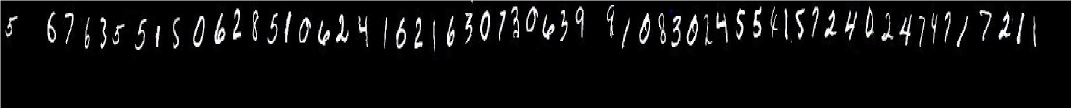
#> input picture genericki projekat 1/images/ulazni_set.jpg, 2144 x 216 px (shown at 1/2 size)
$ jupyter execute --allow-errors Untitled.ipynb   (shell and % lines are left out)   (Python 2 division)   (older library calls are emulated)
#> lines starting #> are read from the running program, lines starting #| are printed output that depends on the picture; after the words box and inside, x2 and y2 are one past the last pixel; in counts of white or black regions, pixels touching at a corner belong together; pictures that were not available may be replaced by others from this repository, and a replacement may not be noted
[cell 1]
#import potrebnih biblioteka
import cv2
import numpy as np
import matplotlib.pyplot as plt
import collections

# keras
from keras.models import Sequential
from keras.layers.core import Dense,Activation
from keras.optimizers import SGD

import argparse
import glob

import matplotlib.pylab as pylab
pylab.rcParams['figure.figsize'] = 16, 12

[cell 2]
def load_image(path):
    return cv2.cvtColor(cv2.imread(path), cv2.COLOR_BGR2RGB)
def image_gray(image):
    return cv2.cvtColor(image, cv2.COLOR_RGB2GRAY)
def image_bin(image_gs):
    height, width = image_gs.shape[0:2]
    image_binary = np.ndarray((height, width), dtype=np.uint8)
    ret,image_bin = cv2.threshold(image_gs, 127, 255, cv2.THRESH_BINARY)
    return image_bin
def invert(image):
    return 255-image
def display_image(image, color= False):
    if color:
        plt.imshow(image)
    else:
        plt.imshow(image, 'gray')
def dilate(image):
    kernel = np.ones((2,2)) # strukturni element 3x3 blok
    return cv2.dilate(image, kernel, iterations=1)
def erode(image):
    kernel = np.ones((2,2)) # strukturni element 3x3 blok
    return cv2.erode(image, kernel, iterations=1)
def remove_noise(binary_image):
    ret_val = erode(dilate(binary_image))
    ret_val = invert(ret_val)
    return ret_val
flag_video = False

[cell 3]
def resize_region(region):
    '''Transformisati selektovani region na sliku dimenzija 28x28'''
    return cv2.resize(region,(28,28), interpolation = cv2.INTER_NEAREST)

[cell 4]
def select_roi(image_orig, image_bin):
    '''Oznaciti regione od interesa na originalnoj slici. (ROI = regions of interest)
        Za svaki region napraviti posebnu sliku dimenzija 28 x 28.
        Za označavanje regiona koristiti metodu cv2.boundingRect(contour).
        Kao povratnu vrednost vratiti originalnu sliku na kojoj su obeleženi regioni
        i niz slika koje predstavljaju regione sortirane po rastućoj vrednosti x ose
        edges = auto_canny(image_orig.copy())
        display_image(edges)
        minLineLength = 1000
        maxLineGap = 10
        lines = cv2.HoughLinesP(edges,1,np.pi/180,100,minLineLength,maxLineGap)
        print lines
        for x1,y1,x2,y2 in lines[0]:
            cv2.line(image_orig,(x1,y1),(x2,y2),(0,0,255),2)

    '''
    remove_conts = []
    lx = []
    ly = []
    ok_cont = []
    img, contours, hierarchy = cv2.findContours(image_bin.copy(), cv2.RETR_LIST, cv2.CHAIN_APPROX_SIMPLE)
    sorted_regions = [] # lista sortiranih regiona po x osi (sa leva na desno)
    regions_dic = {}
    for i,con1 in enumerate(contours):
        a,b,c,d = cv2.boundingRect(con1)
        for j,con2 in enumerate(contours):
            if i != j:
                x,y,w,h = cv2.boundingRect(con2)
                if a <= x and a >= x+w:
                    remove_conts.append(i)
    if flag_video:
        for i,c in  enumerate(contours):
            x1,y1,w1,h1 = cv2.boundingRect(c)
            x2=x1+w1
            y2=y1+h1
            area = cv2.contourArea(c)
            if area > 200:
                m = (y2-y1)/(x2-x1)
                q = y1-m*x1
        for cont in contours:
            x,y,w,h = cv2.boundingRect(cont)
            if y == x*m+q:
                ok_cont.append(cont)
    else:
        ok_cont = contours
    remove_conts = list(set(remove_conts))
    remove_conts.sort()

    for c in reversed(remove_conts):
        del ok_cont[c]
    for contour in ok_cont:
        x,y,w,h = cv2.boundingRect(contour) #koordinate i velicina granicnog pravougaonika
        area = cv2.contourArea(contour)
        if area > 50 and h < 150 and h>37:
            # kopirati [y:y+h+1, x:x+w+1] sa binarne slike i smestiti u novu sliku
            # označiti region pravougaonikom na originalnoj slici (image_orig) sa rectangle funkcijom
            region = image_bin[y:y+h+1,x:x+w+1];
            regions_dic[x] = resize_region(region)
            cv2.rectangle(image_orig,(x,y),(x+w,y+h),(0,255,0),2)
    #contours = merge_regions(contours.items())


    sorted_regions_dic = collections.OrderedDict(sorted(regions_dic.items()))
    sorted_regions = sorted_regions_dic.values()
    # sortirati sve regione po x osi (sa leva na desno) i smestiti u promenljivu sorted_regions
    return image_orig, sorted_regions

[cell 5]
def scale_to_range(image): # skalira elemente slike na opseg od 0 do 1
    ''' Elementi matrice image su vrednosti 0 ili 255.
        Potrebno je skalirati sve elemente matrica na opseg od 0 do 1
    '''
    return image/255

[cell 6]
def matrix_to_vector(image):
    '''Sliku koja je zapravo matrica 28x28 transformisati u vektor sa 784 elementa'''
    return image.flatten()

[cell 7]
def prepare_for_ann(regions):
    '''Regioni su matrice dimenzija 28x28 čiji su elementi vrednosti 0 ili 255.
        Potrebno je skalirati elemente regiona na [0,1] i transformisati ga u vektor od 784 elementa '''
    ready_for_ann = []
    for region in regions:
        # skalirati elemente regiona (metoda iz TODO 3 scale_to_range)
        # region sa skaliranim elementima pretvoriti u vektor (metoda iz TODO 4 matrix_to_vector)
        # vektor dodati u listu spremnih regiona
        region = cv2.resize(region,(28,28), interpolation = cv2.INTER_NEAREST)
        scale = scale_to_range(region)
        ready_for_ann.append(matrix_to_vector(scale))

    return ready_for_ann

[cell 8]
# [13 lines left out: function convert_output, not called in this run]

[cell 9]
def create_ann():
    '''Implementacija veštačke neuronske mreže sa 784 neurona na uloznom sloju,
        128 neurona u skrivenom sloju i 10 neurona na izlazu. Aktivaciona funkcija je sigmoid.
    '''
    ann = Sequential()
    ann.add(Dense(128, input_dim=784, activation='sigmoid'))
    ann.add(Dense(10, activation='sigmoid'))
        # definisanje parametra algoritma za obucavanje
    sgd = SGD(lr=0.01, momentum=0.9)
    ann.compile(loss='mean_squared_error', optimizer=sgd)
    return ann

# [11 lines left out: function train_ann, not called in this run]

[cell 10]
def winner(output): # output je vektor sa izlaza neuronske mreze
    '''pronaći i vratiti indeks neurona koji je najviše pobuđen'''
    return max(enumerate(output), key=lambda x: x[1])[0]

[cell 11]
# [8 lines left out: function display_result, not called in this run]

[cell 12]
image_color = load_image('images/ulazni_set.jpg')
img = invert(image_bin(image_gray(image_color)))
#> in image_bin, `height, width = image_gs.shape[0:2]`: height = 216; width = 2144
#> in image_bin, `ret,image_bin = cv2.threshold(image_gs, 127, 255, cv2.THRESH_BINARY)`:
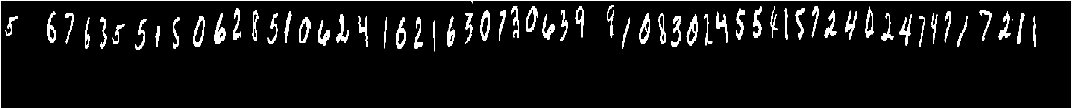
#> image_bin: shape (216, 2144) (shown at 1/2 size); 5.2% white; 67 white regions (7 under 20 px), largest, box (x1, y1, x2, y2) and area: (0, 0, 2144, 216) 2804, (429, 26, 451, 88) 610, (1373, 29, 1396, 91) 573
img_bin = erode(dilate(img))
#> in dilate, `return cv2.dilate(image, kernel, iterations=1)`: returned value: shape (216, 2144); 96.2% white; 146 black regions (69 under 20 px), largest, box (x1, y1, x2, y2) and area: (0, 0, 2144, 216) 2583, (430, 27, 451, 88) 462, (1375, 30, 1396, 91) 422
#> in erode, `kernel = np.ones((2,2))`: kernel = [[1, 1], [1, 1]]
#> in erode, `return cv2.erode(image, kernel, iterations=1)`: returned value: shape (216, 2144); 94.4% white; 79 black regions (12 under 20 px), largest, box (x1, y1, x2, y2) and area: (0, 0, 2144, 216) 4942, (430, 27, 452, 89) 609, (1375, 30, 1397, 92) 572
img_bin = cv2.erode(img, np.ones((2,2)), iterations=1)
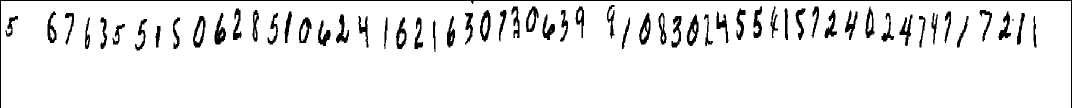
#> img_bin: shape (216, 2144) (shown at 1/2 size); 92.8% white; 61 black regions (1 under 20 px)
selected_regions, numbers = select_roi(image_color.copy(), img_bin)
#> in select_roi, `img, contours, hierarchy = cv2.findContours(image_bin.copy(), cv2.RETR..`: contours = 87 contours, 11 with area under 20; largest, box (x1, y1, x2, y2) and area: (2, 2, 2142, 216) 455582, (385, 31, 412, 96) 1129, (959, 19, 982, 84) 1030, (1372, 28, 1398, 93) 1006, (1277, 25, 1302, 90) 1004
#> the loop in select_roi, `for i,con1 in enumerate(contours):` made 87 passes
#> (a, b, c, d) on passes 2, 3, 7, 9, 10, 13, 14, 15, 16, 17, 18, 19: (173, 76, 4, 15), (901, 73, 4, 9), (1324, 67, 5, 15), (796, 64, 13, 24), (440, 64, 7, 11), (1379, 58, 11, 24), (509, 58, 3, 17), (100, 58, 9, 21), (1283, 55, 11, 24), (310, 51, 12, 45), (1388, 49, 5, 14), (224, 47, 27, 43)
#> (con1, a, b, c, d) on passes 1, 4, 5, 6, 8, 11: ([[900, 83], [900, 84]], 900, 83, 1, 2), ([[653, 73], [653, 74]], 653, 73, 1, 2), ([[434, 73], [434, 74]], 434, 73, 1, 2), ([[905, 70], [905, 71]], 905, 70, 1, 2), ([[900, 64], [900, 65]], 900, 64, 1, 2), ([[436, 64], [436, 65]], 436, 64, 1, 2)
#> after the loop in select_roi, `for i,con1 in enumerate(contours):`: remove_conts = []
#> in select_roi, `ok_cont = contours`: ok_cont has the same summary as contours
#> the loop in select_roi, `for contour in ok_cont:` made 87 passes
#> (x, y, w, h, area) on passes 7, 9, 13, 14, 15, 16, 17, 18, 19, 20, 21, 22: (1324, 67, 5, 15, 28.5), (796, 64, 13, 24, 161), (1379, 58, 11, 24, 125.5), (509, 58, 3, 17, 21), (100, 58, 9, 21, 97), (1283, 55, 11, 24, 126.5), (310, 51, 12, 45, 330.5), (1388, 49, 5, 14, 41.5), (224, 47, 27, 43, 409.5), (1293, 45, 5, 18, 45.5), (602, 45, 13, 37, 239), (390, 42, 16, 43, 310.5)
#> after the loop in select_roi, `for contour in ok_cont:`:
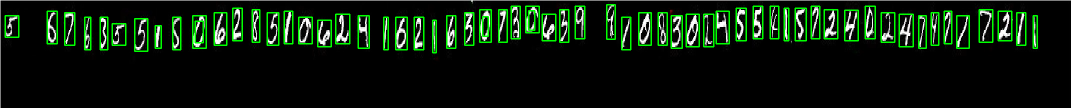
#> image_orig: shape (216, 2144, 3) (shown at 1/2 size); mean of channels 0, 1, 2 12.3, 28.9, 12.4; drawn as B, G, R
#> after the loop in select_roi, `for contour in ok_cont:`: regions_dic = 62 items
display_image(selected_regions)

[cell 13]
alphabet = ["5", "6", "7", "6", "3", "5", "5", "1", "5", "0", "6", "2", "8", "5", "1", "0", "6", "2", "4", "1", "6", "2", "1", "6", "3","0", "7", "3", "0", "6", "3", "9", "9", "1", "0", "8", "3", "0","2", "4", "5", "5", "4", "1", "5", "1", "2", "4", "0", "2"]
print len(alphabet)

#> (a cell that did not finish here is left out)

[cell 15]
test_color = load_image('images/ulazni_set2.jpg')
#> call 2 of load_image, with path = 'images/ulazni_set2.jpg'
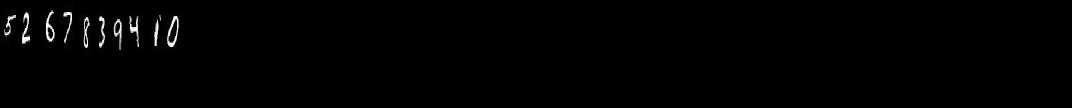
#> input picture genericki projekat 1/images/ulazni_set2.jpg, 2144 x 216 px (shown at 1/2 size)
test = invert(image_bin(image_gray(test_color)))
#> in image_bin (call 2), `ret,image_bin = cv2.threshold(image_gs, 127, 255, cv2.THRESH_BINARY)`: image_bin: shape (216, 2144); 0.77% white; 11 white regions, largest, box (x1, y1, x2, y2) and area: (334, 32, 358, 94) 540, (92, 21, 109, 83) 442, (44, 25, 60, 87) 435
test_bin = erode(dilate(test))
#> in dilate (call 2), `return cv2.dilate(image, kernel, iterations=1)`: returned value: shape (216, 2144); 99.5% white; 25 black regions (10 under 20 px), largest, box (x1, y1, x2, y2) and area: (335, 33, 358, 94) 387, (45, 26, 60, 87) 325, (93, 22, 109, 83) 320
#> in erode (call 2), `return cv2.erode(image, kernel, iterations=1)`:
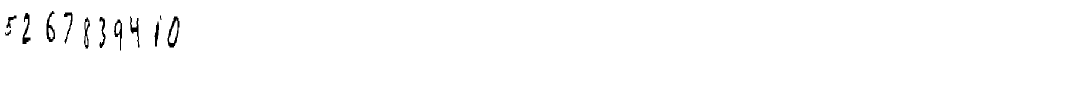
#> returned value: shape (216, 2144) (shown at 1/2 size); 99.2% white; 12 black regions (1 under 20 px)
#test = cv2.erode(test_bin, np.ones((2,2)), iterations=6)
#test = cv2.dilate(test_bin, np.ones((2,2)), iterations=1)
#test = cv2.erode(test_bin, np.ones((2,2)), iterations=1)
selected_test, test_numbers = select_roi(test_color.copy(),test)
#> in select_roi (call 2), `img, contours, hierarchy = cv2.findContours(image_bin.copy(), cv2.RETR..`: contours = 19 contours, 2 with area under 20; largest, box (x1, y1, x2, y2) and area: (0, 0, 2144, 216) 460745, (333, 31, 359, 95) 1039, (91, 20, 110, 84) 674, (226, 37, 244, 101) 580, (43, 24, 61, 88) 530
#> the loop in select_roi (call 2), `for i,con1 in enumerate(contours):` made 19 passes
#> (a, b, c, d) on passes 1 to 6: (170, 71, 4, 18), (7, 57, 3, 5), (96, 55, 10, 22), (231, 45, 9, 21), (170, 40, 6, 18), (307, 38, 11, 55)
#> (con1, a, b, c, d) on pass 7: ([[202, 39], [202, 40]], 202, 39, 1, 2)
#> the loop in select_roi (call 2), `for contour in ok_cont:` made 19 passes
#> contour on passes 7, 19: [[202, 39], [202, 40]], [[0, 0], [0, 215], [2143, 215], [2143, 0]]
#> after the loop in select_roi (call 2), `for contour in ok_cont:`: region: shape (65, 20); 66% white; 1 black region, box (x1, y1, x2, y2) and area: (1, 1, 18, 63) 442
display_image(selected_test)
test_inputs = prepare_for_ann(test_numbers)
#> after the loop in prepare_for_ann, `for region in regions:`: scale: shape (28, 28); values 0 (black) and 1 (white), 66.5% white; 3 black regions (1 under 20 px), largest, box (x1, y1, x2, y2) and area: (0, 0, 24, 22) 159, (16, 0, 28, 28) 95
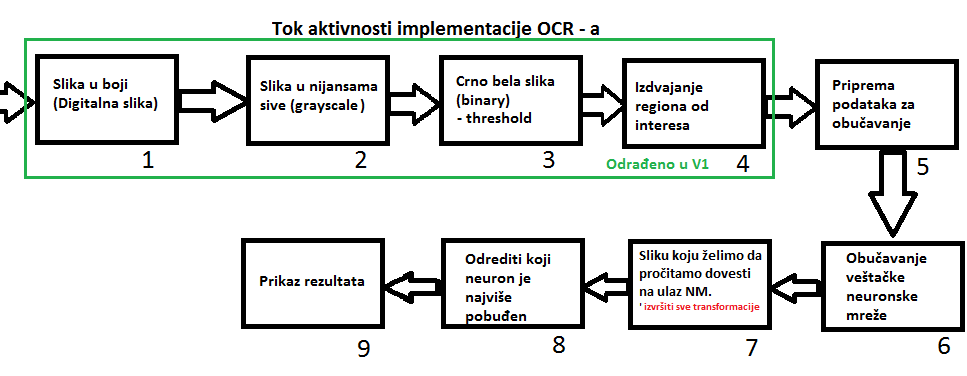
#> input picture genericki projekat 1/images/Tok aktivnosti.png, 967 x 376 px, given in place of video-0.avi, which was not available
#> further down, frame is the input picture: shape (376, 967, 3); mean B, G, R 226.6, 228.1, 226.1
#> (the rest of this cell did not finish here and is left out)

[cell 16]
%pylab inline
import cv2
from IPython.display import clear_output
vid = cv2.VideoCapture("video-0.avi")
suma = 0
flag_video = True
#> (the rest of this cell did not finish here and is left out)

#> in image_bin (call 3), `image_binary = np.ndarray((height, width), dtype=np.uint8)`:
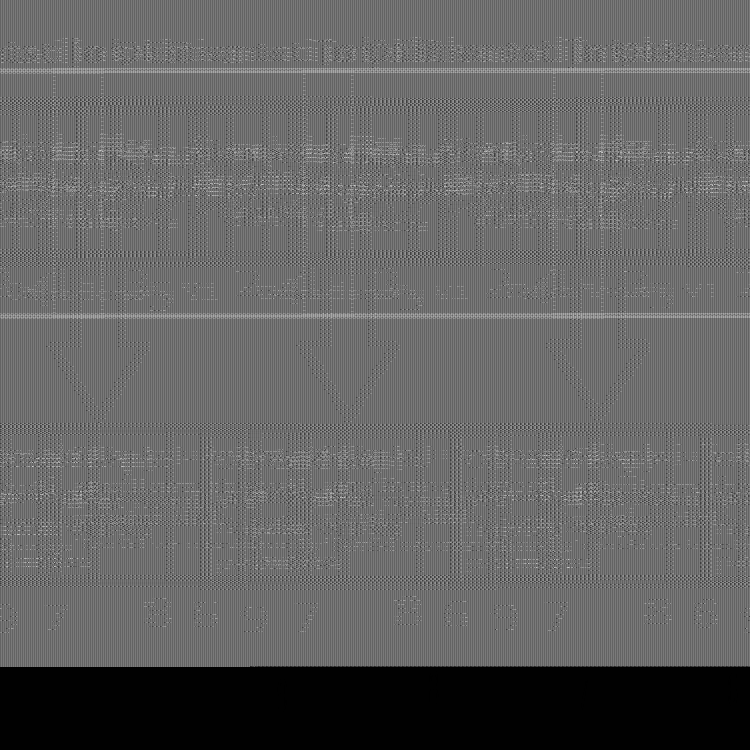
#> image_binary: shape (1500, 1500) (shown at 1/2 size); min 0, max 255, mean 99.3
#> in image_bin (call 3), `ret,image_bin = cv2.threshold(image_gs, 127, 255, cv2.THRESH_BINARY)`: image_bin: shape (1500, 1500); 88.4% white; 408 black regions (22 under 20 px), largest, box (x1, y1, x2, y2) and area: (0, 100, 1488, 950) 127900, (374, 950, 1497, 1325) 66989, (495, 84, 520, 140) 704
#> in dilate (call 3), `return cv2.dilate(image, kernel, iterations=1)`: returned value: shape (1500, 1500); 90% white; 518 black regions (139 under 20 px), largest, box (x1, y1, x2, y2) and area: (0, 101, 1488, 950) 116614, (375, 951, 1497, 1325) 61734, (496, 85, 520, 140) 543
#> in erode (call 3), `return cv2.erode(image, kernel, iterations=1)`: returned value: shape (1500, 1500); 88.4% white; 428 black regions (33 under 20 px), largest, box (x1, y1, x2, y2) and area: (0, 101, 1489, 951) 127939, (375, 951, 1498, 1326) 66989, (496, 85, 521, 141) 704
#> in remove_noise, `ret_val = invert(ret_val)`:
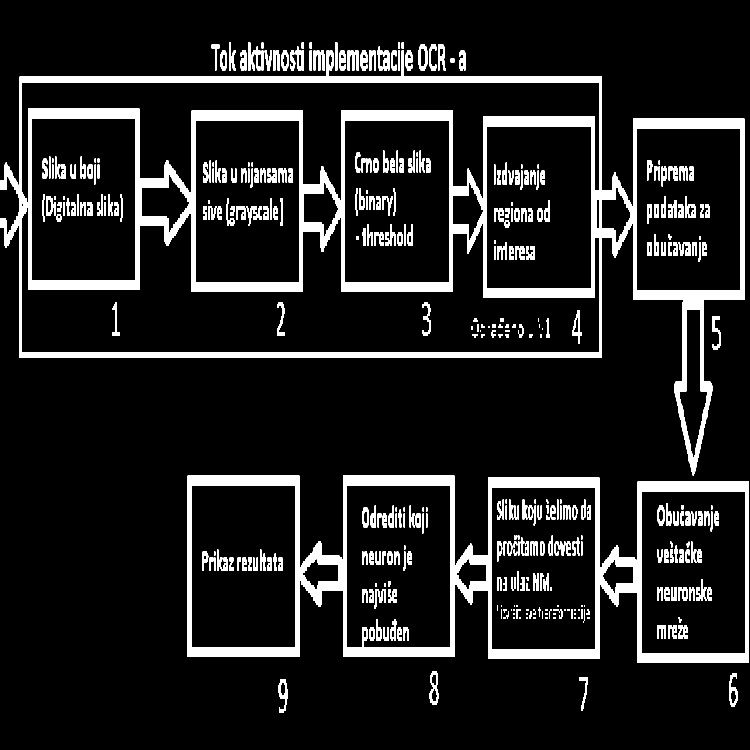
#> ret_val: shape (1500, 1500) (shown at 1/2 size); 11.6% white; 428 white regions (33 under 20 px), largest, box (x1, y1, x2, y2) and area: (0, 101, 1489, 951) 127939, (375, 951, 1498, 1326) 66989, (496, 85, 521, 141) 704


        #fr_bin = cv2.erode(fr_bin, np.ones((2,2)), iterations=1)

        selected, numbers = select_roi(fr.copy(), fr_bin)
#> the loop in select_roi (call 3), `for i,con1 in enumerate(contours):` made 565 passes
#> con1 on passes 28 to 30: [[1174, 1234], [1174, 1237], [1178, 1237], [1178, 1234]], [[1156, 1234], [1156, 1237], [1159, 1237], [1159, 1234]], [[1148, 1234], [1148, 1237], [1151, 1237], [1151, 1234]]
#> the loop in select_roi (call 3), `for i,c in  enumerate(contours):` made 565 passes
#> the loop in select_roi (call 3), `for cont in contours:` made 565 passes
#> the loop in select_roi (call 3), `for contour in ok_cont:` made 2 passes
#> after the loop in select_roi (call 3), `for contour in ok_cont:`:
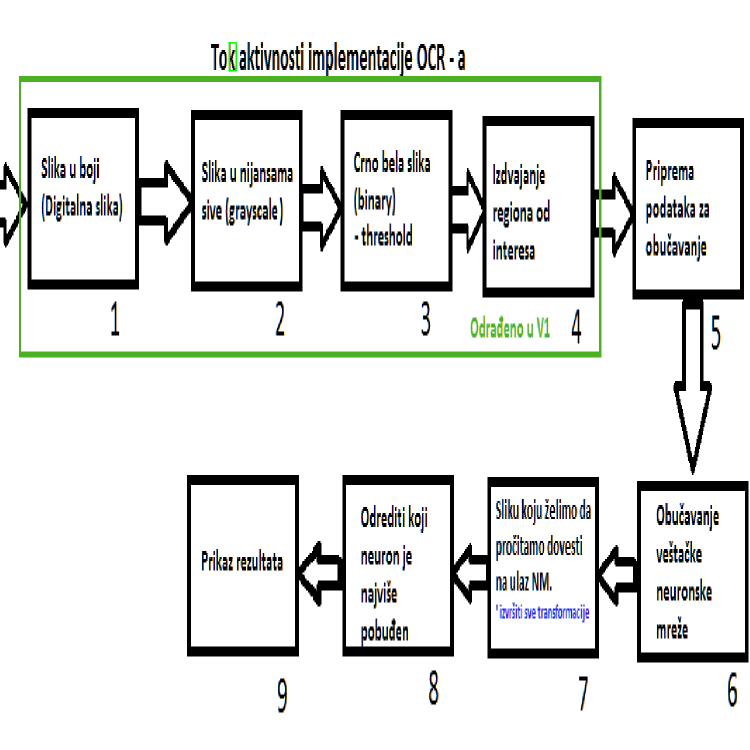
#> image_orig: shape (1500, 1500, 3) (shown at 1/2 size); mean of channels 0, 1, 2 226.1, 228.2, 226.6; drawn as B, G, R
        if len(numbers)>0:
            test_inputs = prepare_for_ann(numbers)
#> the loop in prepare_for_ann (call 2), `for region in regions:` made 1 pass
#> pass 1, in prepare_for_ann (call 2), `region = cv2.resize(region,(28,28), interpolation = cv2.INTER_NEAREST)`:
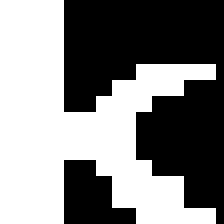
#> region: shape (28, 28) (shown 8 times larger); 51% white; 2 black regions, box (x1, y1, x2, y2) and area: (8, 0, 28, 28) 334, (8, 20, 17, 28) 50
            result = ann.predict(np.array(test_inputs, np.float32))
            result = np.frombuffer(result)
            for n in range(0,len(result)):
                suma += int(alphabet[winner(result)])
        # Turn off the axis
        axis('off')
        # Title of the window
        title(suma)
        # Display the frame
        imshow(selected)
        show()
        # Display the frame until new frame is available
        clear_output(wait=True)
except KeyboardInterrupt:
    # Release the Video Device
    vid.release()
    # Message to be displayed after releasing the device
    print "Released Video"
    flag_video = False
